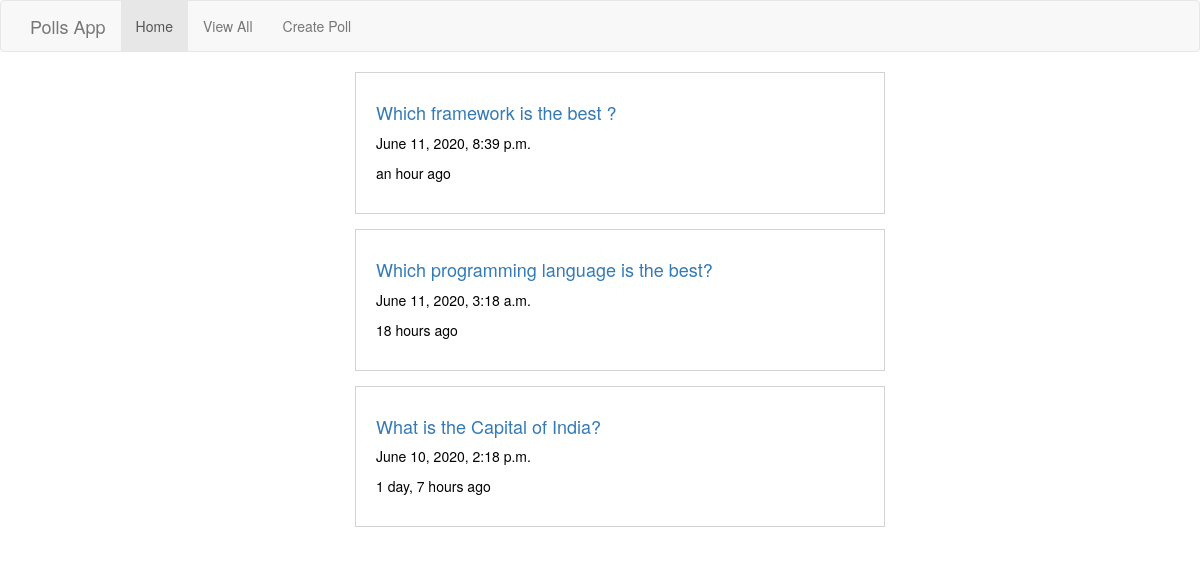
The page / on the database its author committed.
### polls/models.py (models this page shows, shortened)
class Question(models.Model) :
    question_text = models.CharField(max_length = 200)
    pub_date = models.DateTimeField(default = dt.now())
    is_published = models.BooleanField(default=True)

### polls/views.py (the view)
# urls.py: path('', views.indexView, name="home"),
def indexView(request) :
    context = dict()
    try :
        latest_questions = Question.objects.order_by('-pub_date')
        context = {
            "latest_questions" : latest_questions
        }
    except Question.DoesNotExist as e :
        print(e)
    return render(request, 'index.html', context)

### templates/index.html (shortened to what this page needs)
{%extends 'base.html'%}
{%load humanize%}
{%block content%}
    <div class="container questions">
        {%if latest_questions %}
            <ul>
                {%for question in latest_questions%}
                <li>
                    <a href="{%url 'poll' question.id%}">
                    <h4 style="font-weight: normal;">{{question.question_text}}</h4>
                    <p style="color: black;">{{question.pub_date}}</p>
                    <p style="color: black;">{{question.pub_date | naturaltime}}</p>
                    </a>
                </li>
                {%endfor%}
            </ul>
        {%else%}
            <h3 style="text-align: center;color:grey">No Question has been posted yet</h3>
        {%endif%}
    </div>
{%endblock%}

### public/css/main.css (style rules this page uses)
* { box-sizing: border-box; }
div.questions { width: 600px; margin: auto; }
div.questions > ul { list-style: none; }
div.questions > ul > li { margin-bottom: 15px; }
div.questions > ul > li > a { display: block; padding: 20px; border: 1px solid lightgrey; }

### rows shown on the page
Question: question_text "Which framework is the best ?", pub_date "June 11, 2020, 8:39 p.m.", pub_date "an hour ago"
Question: question_text "Which programming language is the best?", pub_date "June 11, 2020, 3:18 a.m.", pub_date "18 hours ago"
Question: question_text "What is the Capital of India?", pub_date "June 10, 2020, 2:18 p.m.", pub_date "1 day, 7 hours ago"
